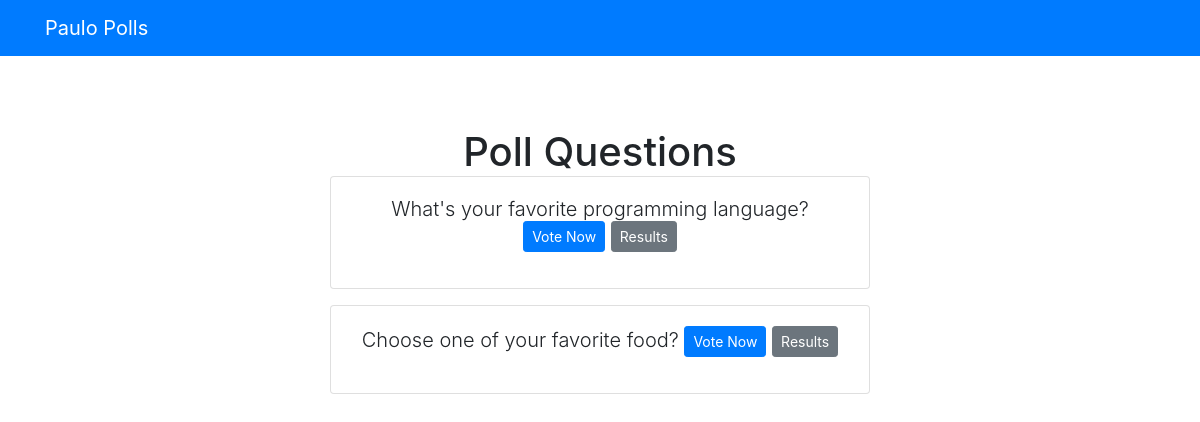
Screenshot of /polls/ with the database file from the repository.
### polls/models.py (models this page shows, shortened)
class Question(models.Model):
    question_text = models.CharField(max_length=200)
    pub_date = models.DateTimeField('date published')

### polls/views.py (the view)
# urls.py: path('', views.IndexView.as_view(), name='index'),
class IndexView(generic.ListView):
    template_name = 'polls/index.html'
    context_object_name = 'latest_question_list'
    def get_queryset(self):
        return Question.objects.filter(
        pub_date__lte=timezone.now()
        ).order_by('-pub_date')[:5]

### polls/templates/polls/index.html
{% extends 'base.html' %}
{% block content %}
<br>
<br>
<h1 class="text-center mb-3">
    Poll Questions
    {% if latest_question_list %}
    {% for question in latest_question_list %}
    <div class="card mb-3">
        <div class="card-body">
            <p class="lead">
                {{ question.question_text}}
                <a href="{% url 'polls:detail' question.id %}" class="btn btn-primary btn-sm">Vote Now</a>
                <a href="{% url 'polls:results' question.id %}" class="btn btn-secondary btn-sm">Results</a>
            </p>
        </div>
    </div>
    {% endfor %}
    {% else %}
    <p>No polls available</p>
    {% endif %}
</h1>
{% endblock %}

### rows the page displays
Question: question_text "What's your favorite programming language?"
Question: question_text "Choose one of your favorite food?"
